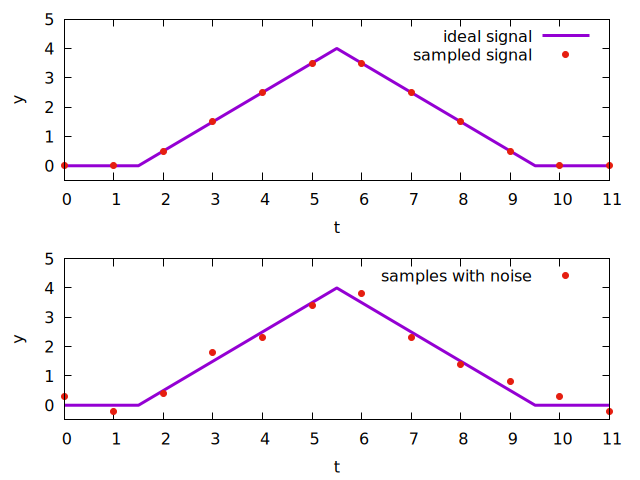

Reproduce this figure in gnuplot.
set term pngcairo 
set output "example_signal.png"

w=4.
A=4.
t0=5.5

set samples 1000
set xlabel "t"
set ylabel "y"
set xtics 1
set ytics 1

sig(x,w) = (abs(x)<=w)?(1-abs(x)/w):0

set multiplot layout 2,1

plot[:][-0.5:A+1] \
	sig(x-t0,w)*A        lw 3                    title "ideal signal",  \
	"example_signal.dat" using 1:2 w p lt 7 pt 7 ps 1 title "sampled signal" \

plot[:][-0.5:A+1]  \
	sig(x-t0,w)*A        lw 3                    notitle,  \
	"example_signal.dat" using 1:3 w p lt 7 pt 7 ps 1 title "samples with noise" \

unset multiplot

#plot[t0-2*w:t0+2*w][-0.5:A+2] A*sig(x-t0,w) lw 4 notitle "signal shape"
